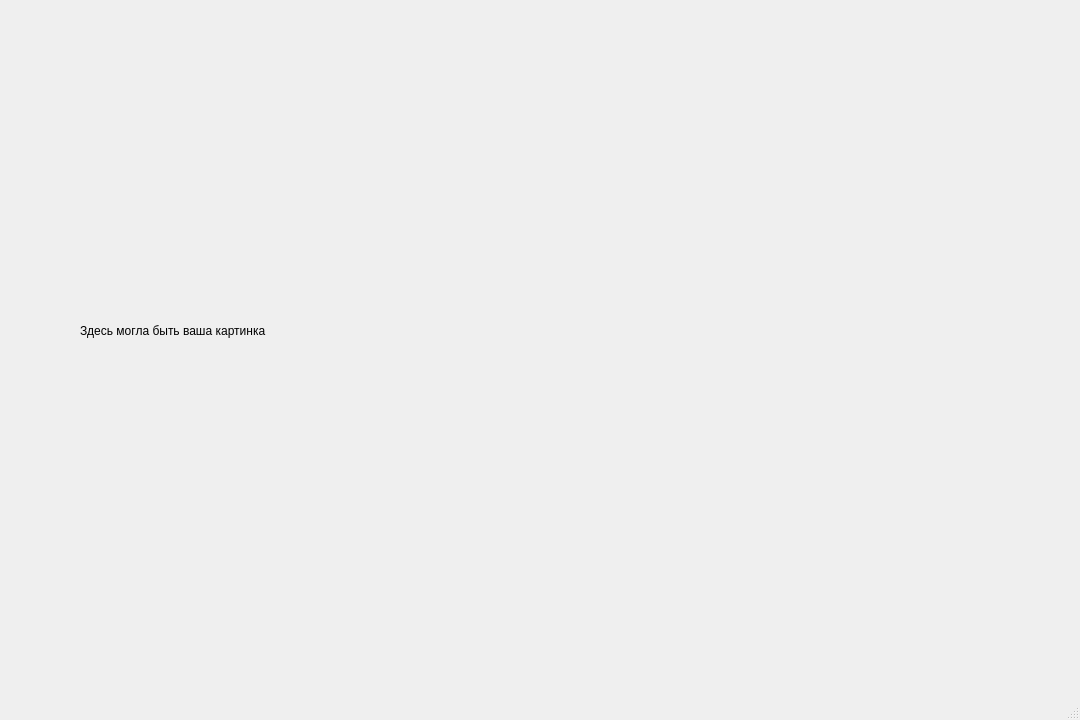
<?xml version="1.0" encoding="UTF-8"?>
<ui version="4.0">
 <class>MainWindow</class>
 <widget class="QMainWindow" name="MainWindow">
  <property name="geometry">
   <rect>
    <x>0</x>
    <y>0</y>
    <width>1080</width>
    <height>720</height>
   </rect>
  </property>
  <property name="windowTitle">
   <string>MainWindow</string>
  </property>
  <widget class="QWidget" name="centralwidget">
   <widget class="QLabel" name="pixmap_lb">
    <property name="geometry">
     <rect>
      <x>80</x>
      <y>20</y>
      <width>891</width>
      <height>621</height>
     </rect>
    </property>
    <property name="text">
     <string>Здесь могла быть ваша картинка</string>
    </property>
   </widget>
  </widget>
  <widget class="QMenuBar" name="menubar">
   <property name="geometry">
    <rect>
     <x>0</x>
     <y>0</y>
     <width>1080</width>
     <height>26</height>
    </rect>
   </property>
  </widget>
  <widget class="QStatusBar" name="statusbar"/>
 </widget>
 <resources/>
 <connections/>
</ui>
